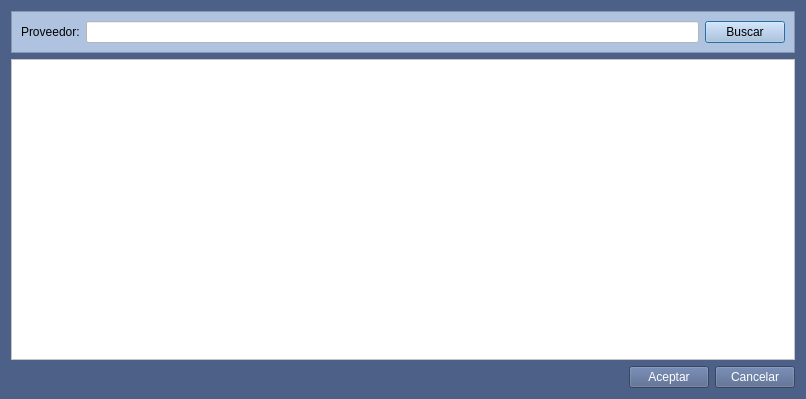
<?xml version="1.0" encoding="UTF-8"?>
<ui version="4.0">
 <class>FrmBuscarProveedor</class>
 <widget class="QDialog" name="FrmBuscarProveedor">
  <property name="geometry">
   <rect>
    <x>0</x>
    <y>0</y>
    <width>806</width>
    <height>399</height>
   </rect>
  </property>
  <property name="windowTitle">
   <string>Buscar Proveedor...</string>
  </property>
  <property name="windowIcon">
   <iconset resource="../terra.qrc">
    <normaloff>:/Icons/PNG/terra.png</normaloff>:/Icons/PNG/terra.png</iconset>
  </property>
  <property name="styleSheet">
   <string notr="true">background: #4c6088</string>
  </property>
  <layout class="QGridLayout" name="gridLayout">
   <item row="0" column="0" colspan="3">
    <widget class="QFrame" name="frame">
     <property name="styleSheet">
      <string notr="true">background-color: rgb(175,195,225);</string>
     </property>
     <property name="frameShape">
      <enum>QFrame::StyledPanel</enum>
     </property>
     <property name="frameShadow">
      <enum>QFrame::Raised</enum>
     </property>
     <layout class="QHBoxLayout" name="horizontalLayout">
      <item>
       <widget class="QLabel" name="label">
        <property name="text">
         <string>Proveedor:</string>
        </property>
       </widget>
      </item>
      <item>
       <widget class="QLineEdit" name="txtcBuscar">
        <property name="styleSheet">
         <string notr="true">background-color: rgb(255, 255, 255);
color: rgb(0, 0, 127);</string>
        </property>
       </widget>
      </item>
      <item>
       <widget class="QPushButton" name="btnBuscar">
        <property name="text">
         <string>Buscar</string>
        </property>
        <property name="icon">
         <iconset resource="../terra.qrc">
          <normaloff>:/Icons/PNG/search.png</normaloff>:/Icons/PNG/search.png</iconset>
        </property>
        <property name="iconSize">
         <size>
          <width>16</width>
          <height>16</height>
         </size>
        </property>
       </widget>
      </item>
     </layout>
    </widget>
   </item>
   <item row="2" column="0">
    <spacer name="horizontalSpacer">
     <property name="orientation">
      <enum>Qt::Horizontal</enum>
     </property>
     <property name="sizeHint" stdset="0">
      <size>
       <width>610</width>
       <height>20</height>
      </size>
     </property>
    </spacer>
   </item>
   <item row="2" column="1">
    <widget class="QPushButton" name="pushButton">
     <property name="styleSheet">
      <string notr="true">color: rgb(255, 255, 255);</string>
     </property>
     <property name="text">
      <string>Aceptar</string>
     </property>
     <property name="icon">
      <iconset resource="../terra.qrc">
       <normaloff>:/Icons/PNG/OK.png</normaloff>:/Icons/PNG/OK.png</iconset>
     </property>
     <property name="iconSize">
      <size>
       <width>16</width>
       <height>16</height>
      </size>
     </property>
    </widget>
   </item>
   <item row="2" column="2">
    <widget class="QPushButton" name="pushButton_2">
     <property name="styleSheet">
      <string notr="true">color: rgb(255, 255, 255);</string>
     </property>
     <property name="text">
      <string>Cancelar</string>
     </property>
     <property name="icon">
      <iconset resource="../terra.qrc">
       <normaloff>:/Icons/PNG/Delete.png</normaloff>:/Icons/PNG/Delete.png</iconset>
     </property>
     <property name="iconSize">
      <size>
       <width>16</width>
       <height>16</height>
      </size>
     </property>
    </widget>
   </item>
   <item row="1" column="0" colspan="3">
    <widget class="QTableView" name="tableProv">
     <property name="styleSheet">
      <string notr="true">background-color: rgb(255, 255, 255);
alternate-background-color: rgb(255, 255, 220);</string>
     </property>
     <property name="alternatingRowColors">
      <bool>true</bool>
     </property>
     <property name="selectionMode">
      <enum>QAbstractItemView::SingleSelection</enum>
     </property>
     <property name="selectionBehavior">
      <enum>QAbstractItemView::SelectRows</enum>
     </property>
    </widget>
   </item>
  </layout>
 </widget>
 <tabstops>
  <tabstop>txtcBuscar</tabstop>
  <tabstop>btnBuscar</tabstop>
  <tabstop>pushButton</tabstop>
  <tabstop>pushButton_2</tabstop>
  <tabstop>tableProv</tabstop>
 </tabstops>
 <resources>
  <include location="../terra.qrc"/>
 </resources>
 <connections>
  <connection>
   <sender>pushButton_2</sender>
   <signal>clicked()</signal>
   <receiver>FrmBuscarProveedor</receiver>
   <slot>close()</slot>
   <hints>
    <hint type="sourcelabel">
     <x>747</x>
     <y>371</y>
    </hint>
    <hint type="destinationlabel">
     <x>488</x>
     <y>358</y>
    </hint>
   </hints>
  </connection>
  <connection>
   <sender>pushButton</sender>
   <signal>clicked()</signal>
   <receiver>FrmBuscarProveedor</receiver>
   <slot>Aceptar()</slot>
   <hints>
    <hint type="sourcelabel">
     <x>669</x>
     <y>376</y>
    </hint>
    <hint type="destinationlabel">
     <x>371</x>
     <y>361</y>
    </hint>
   </hints>
  </connection>
 </connections>
 <slots>
  <slot>Aceptar()</slot>
 </slots>
</ui>
